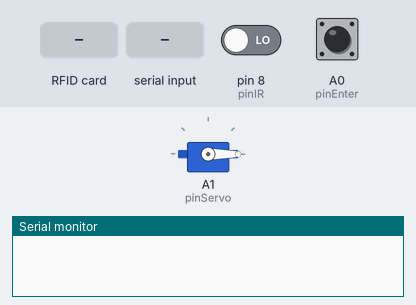
Bench run of a sketch on a simulated Arduino Uno, built with avr-gcc and run on an emulated ATmega328P. Parts: servo, the last lines printed to the serial monitor. The test bench sets the inputs (shaded band); at power-on: pin 8 (pinIR) LOW, A0 (pinEnter) HIGH.

Above: at 1.2 s.
1.3 s: RFID card 5E 7A 19 C4 held to the reader
2.8 s: "correct\n" received over Serial
At 3.5 s:
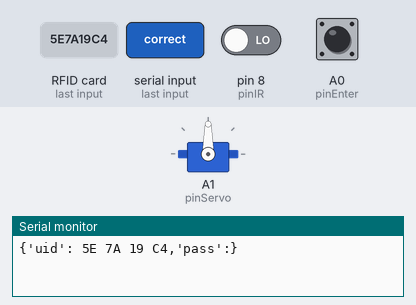
Timing chart, 0 to 5.8 s (numbered marks = the images above; inputs shaded):
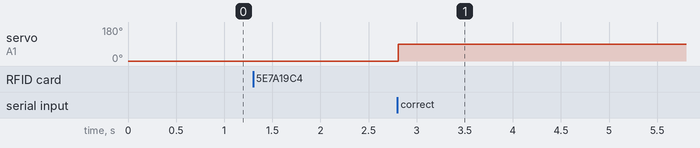

Measured:
- after the input at 2.8 s, servo on A1 (pinServo): 0° → 90° at once

The sketch:

test.ino
```cpp
#include <SPI.h>
#include <MFRC522.h>
#include <Keypad.h>
#include <Servo.h>

#define pinEnter A0
#define pinServo A1
#define pinIR 8
#define RST_PIN 9
#define SS_PIN 10

const byte rows = 4;
const byte cols = 4;

String uid = "";
String pass = "";

char keys[rows][cols] = {
   { '1','2','3','A'},
   { '4','5','6','B'},
   { '7','8','9','C'},
   { '*','0','#','D'}
};


const byte rowPins[rows] = { A5, A4, 2, 3};
const byte colPins[cols] = { 4, 5, 6, 7};

Keypad keypad = Keypad(makeKeymap(keys), rowPins, colPins, rows, cols);
MFRC522 mfrc522(SS_PIN, RST_PIN);
Servo servoMotor;


void leerID(byte* buffer, byte bufferSize) {
  Serial.print("{\'uid\':");
  for (byte i = 0; i < bufferSize; i++) {
    Serial.print(buffer[i] < 0x10 ? " 0" : " ");
    Serial.print(buffer[i], HEX);
  }
}


bool leerTarjeta(){
  if (!mfrc522.PICC_IsNewCardPresent()) {
    return false;
  }
  if (!mfrc522.PICC_ReadCardSerial()) {
    return false;
  }
  leerID(mfrc522.uid.uidByte, mfrc522.uid.size);
  mfrc522.PICC_HaltA();
  return true;
}

void leerTeclado(){
  while(digitalRead(pinEnter)!=1){
    char key = keypad.getKey();
    if (key) {
      //Serial.print(key);
      pass+=key;
    }
  }
 // Serial.println(pass);
}


void setup() {
  Serial.begin(9600);
  while (!Serial);      // Bucle que no permite continuar hasta que no se ha abierto el monitor serie
  SPI.begin();          // Iniciar bus SPI
  mfrc522.PCD_Init();   // Iniciar lector RFID RC522
  pinMode(pinEnter,INPUT_PULLUP);
  pinMode(pinIR,INPUT);
  servoMotor.attach(pinServo);
  servoMotor.write(0);
}

void loop() {
  //Serial.println("Ingrese una tarjeta");
  while(!leerTarjeta()){}
  //Serial.println("Ingrese su contraseña");
  leerTeclado();
  Serial.println(",\'pass\':" + pass + "}");
  while(!Serial.available()>0){}
  //if(Serial.available()>0){
    String respuesta = Serial.readStringUntil('\n');
    if(respuesta == "correct"){
      servoMotor.write(90);
      while(digitalRead(pinIR)==0){}
      servoMotor.write(0);
    }else{
      Serial.println(respuesta);
    }
  //}
  delay(100);
  mfrc522.PCD_Init();
}
```
